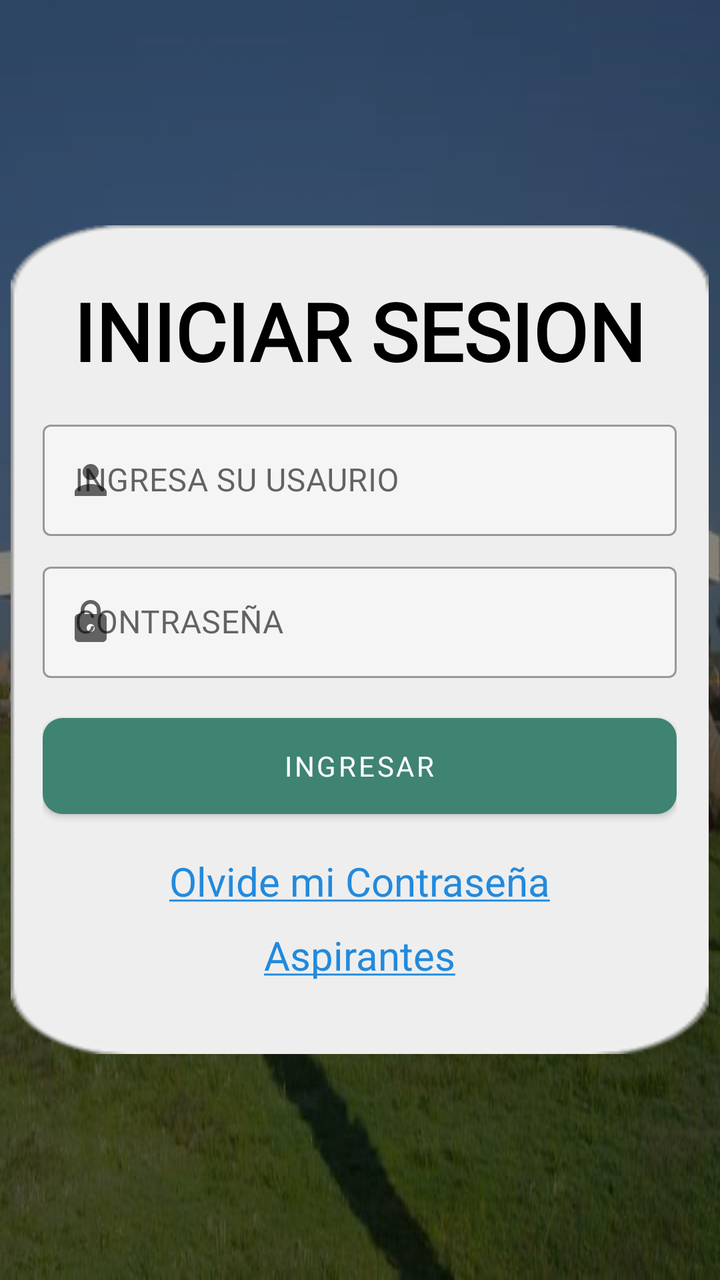
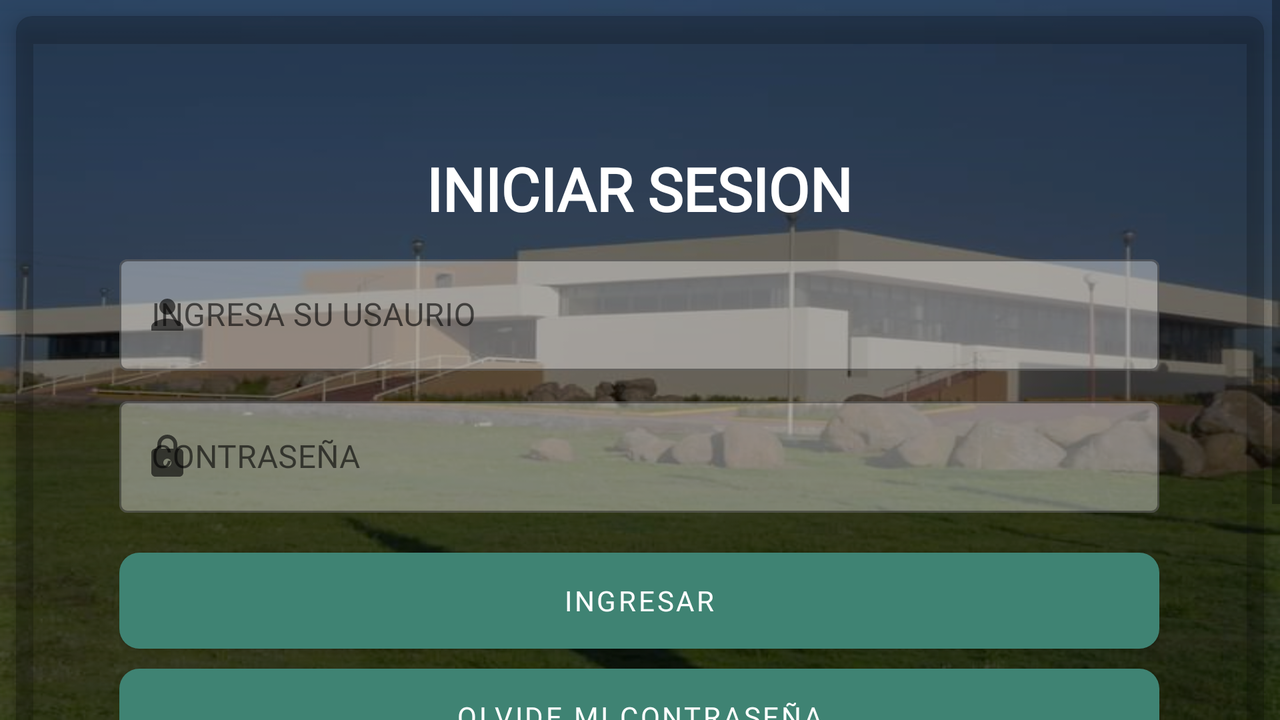

An Android layout and its configuration variant, each rendered on a device that would load it. The default file and the variant file are quoted in full after the pictures.
<!-- AndroidManifest.xml: application theme Theme.Aplicacion_Alumno -->
<!-- res/layout/activity_main.xml -->
<?xml version="1.0" encoding="utf-8"?>
<LinearLayout xmlns:android="http://schemas.android.com/apk/res/android"
    xmlns:app="http://schemas.android.com/apk/res-auto"
    xmlns:tools="http://schemas.android.com/tools"
    android:layout_width="match_parent"
    android:layout_height="match_parent"
    android:background="@drawable/hol"
    android:gravity="center"
    android:orientation="horizontal">

    <ScrollView
        android:layout_width="match_parent"
        android:layout_height="match_parent">

            <LinearLayout
                android:layout_width="wrap_content"
                android:layout_height="wrap_content"
                android:layout_gravity="center"
                android:background="@drawable/borde2"
                android:padding="16dp">

                <LinearLayout
                    android:layout_width="317dp"
                    android:layout_height="wrap_content"
                    android:layout_gravity="center_vertical"
                    android:orientation="vertical">

                    <TextView
                        android:id="@+id/TituloLogin"
                        android:layout_width="wrap_content"
                        android:layout_height="wrap_content"
                        android:layout_gravity="center"
                        android:layout_marginTop="10dp"
                        android:layout_marginBottom="15dp"
                        android:fontFamily="@font/monoregular"
                        android:gravity="center"
                        android:text="INICIAR SESION"
                        android:textColor="@color/black"
                        android:textSize="40sp"
                        android:textStyle="bold"/>

                    <com.google.android.material.textfield.TextInputLayout
                        style="@style/Widget.MaterialComponents.TextInputLayout.OutlinedBox"
                        android:layout_width="match_parent"
                        android:layout_height="match_parent"
                        app:startIconDrawable="@drawable/ic_baseline_person_24">

                        <com.google.android.material.textfield.TextInputEditText
                            android:layout_width="match_parent"
                            android:layout_height="wrap_content"
                            android:layout_marginTop="10dp"
                            android:layout_marginBottom="10dp"
                            android:backgroundTint="@color/material_on_primary_disabled"
                            android:backgroundTintMode="add"
                            android:fontFamily="@font/montserratalternates_bold"
                            android:hint="INGRESA SU USAURIO"
                            android:textColor="@color/black" />
                    </com.google.android.material.textfield.TextInputLayout>


                    <com.google.android.material.textfield.TextInputLayout
                        style="@style/Widget.MaterialComponents.TextInputLayout.OutlinedBox"
                        android:layout_width="match_parent"
                        android:layout_height="match_parent"
                        app:startIconDrawable="@drawable/ic_baseline_lock_24">

                        <com.google.android.material.textfield.TextInputEditText
                            android:layout_width="match_parent"
                            android:layout_height="wrap_content"
                            android:layout_marginTop="10dp"
                            android:layout_marginBottom="10dp"
                            android:backgroundTint="@color/material_on_primary_disabled"
                            android:backgroundTintMode="add"
                            android:fontFamily="@font/montserratalternates_bold"
                            android:hint="CONTRASEÑA"
                            android:inputType="textPassword"
                            android:textColor="@color/black"/>
                    </com.google.android.material.textfield.TextInputLayout>

                    <Button
                        android:layout_width="match_parent"
                        android:layout_height="wrap_content"
                        android:layout_marginTop="10dp"
                        android:layout_marginBottom="10dp"
                        android:background="@drawable/es"
                        android:id="@+id/Ingresar"
                        android:fontFamily="@font/montserratalternates_bold"
                        android:text="INGRESAR"
                        android:onClick="irMenu"
                        />

                    <TextView
                        android:id="@+id/txtcontra"
                        android:layout_width="wrap_content"
                        android:layout_height="wrap_content"
                        android:layout_gravity="center"
                        android:text="@string/textcontra"
                        android:layout_marginTop="10dp"
                        android:textAppearance="?android:attr/textAppearanceSmall"
                        android:textColor="@color/btn"
                        android:textSize="20dp" />

                    <TextView
                        android:id="@+id/txtasp"
                        android:layout_width="wrap_content"
                        android:layout_height="wrap_content"
                        android:layout_gravity="center"
                        android:layout_marginTop="10dp"
                        android:layout_marginBottom="20dp"
                        android:text="@string/textasp"
                        android:textAppearance="?android:attr/textAppearanceSmall"
                        android:textColor="@color/btn"
                        android:textSize="20dp"
                        android:onClick="Layout2"/>


                </LinearLayout>
            </LinearLayout>


    </ScrollView>
</LinearLayout>
<!-- resources referenced by this layout -->
<resources>
  <color name="black">#FF000000</color>
  <color name="btn">#228ADD</color>
  <!-- drawable borde2: png bitmap (drawable, 3301 bytes) -->
  <!-- drawable es (drawable) -->
  <?xml version="1.0" encoding="utf-8"?>
  <selector xmlns:android="http://schemas.android.com/apk/res/android">
      <item>
          <shape android:shape="rectangle">
              <corners android:radius="10dp"/>
              <solid android:color="@color/btn"></solid>
          </shape>
      </item>
  </selector>
  <!-- drawable hol: png bitmap (drawable-v24, 515687 bytes) -->
  <!-- drawable ic_baseline_lock_24 (drawable) -->
  <vector android:height="24dp" android:tint="#C14444"
      android:viewportHeight="24" android:viewportWidth="24"
      android:width="24dp" xmlns:android="http://schemas.android.com/apk/res/android">
      <path android:fillColor="@android:color/white" android:pathData="M18,8h-1L17,6c0,-2.76 -2.24,-5 -5,-5S7,3.24 7,6v2L6,8c-1.1,0 -2,0.9 -2,2v10c0,1.1 0.9,2 2,2h12c1.1,0 2,-0.9 2,-2L20,10c0,-1.1 -0.9,-2 -2,-2zM12,17c-1.1,0 -2,-0.9 -2,-2s0.9,-2 2,-2 2,0.9 2,2 -0.9,2 -2,2zM15.1,8L8.9,8L8.9,6c0,-1.71 1.39,-3.1 3.1,-3.1 1.71,0 3.1,1.39 3.1,3.1v2z"/>
  </vector>
  <!-- drawable ic_baseline_person_24 (drawable) -->
  <vector android:height="24dp" android:tint="#C14444"
      android:viewportHeight="24" android:viewportWidth="24"
      android:width="24dp" xmlns:android="http://schemas.android.com/apk/res/android">
      <path android:fillColor="@android:color/white" android:pathData="M12,12c2.21,0 4,-1.79 4,-4s-1.79,-4 -4,-4 -4,1.79 -4,4 1.79,4 4,4zM12,14c-2.67,0 -8,1.34 -8,4v2h16v-2c0,-2.66 -5.33,-4 -8,-4z"/>
  </vector>
  <string name="textasp"><u>Aspirantes</u></string>
  <string name="textcontra"><u>Olvide mi Contraseña</u></string>
  <style name="Theme.Aplicacion_Alumno" parent="Theme.MaterialComponents.DayNight.NoActionBar">
          
          <item name="colorPrimary">@color/purple_500</item>
          <item name="colorPrimaryVariant">@color/purple_700</item>
          <item name="colorOnPrimary">@color/white</item>
          
          <item name="colorSecondary">@color/teal_200</item>
          <item name="colorSecondaryVariant">@color/teal_700</item>
          <item name="colorOnSecondary">@color/black</item>
          
          <item name="android:statusBarColor" tools:targetApi="l">?attr/colorPrimaryVariant</item>
          
      </style>
  <color name="purple_500">#3F8373</color>
  <color name="purple_700">#343E80</color>
  <color name="white">#FFFFFFFF</color>
  <color name="teal_200">#FF03DAC5</color>
  <color name="teal_700">#FF018786</color>
</resources>
<!-- res/layout-land/activity_main.xml (the repository's variant of the layout above) -->
<!-- drawn on the phone turned sideways -->
<?xml version="1.0" encoding="utf-8"?>
<LinearLayout xmlns:android="http://schemas.android.com/apk/res/android"
    xmlns:app="http://schemas.android.com/apk/res-auto"
    xmlns:tools="http://schemas.android.com/tools"
    android:layout_width="match_parent"
    android:layout_height="match_parent"
    android:background="@drawable/hol"
    android:orientation="horizontal">

    <ScrollView
        android:layout_width="match_parent"
        android:layout_height="match_parent">

        <androidx.cardview.widget.CardView
            android:layout_width="match_parent"
            android:layout_height="wrap_content"
            android:layout_margin="8dp"
            app:cardBackgroundColor="@color/cardview_shadow_start_color"
            app:cardCornerRadius="8dp"
            app:cardElevation="8dp">

            <LinearLayout
                android:layout_width="591dp"
                android:layout_height="wrap_content"
                android:layout_gravity="center"
                android:gravity="center"
                android:orientation="horizontal"
                android:padding="16dp">

                <LinearLayout
                    android:layout_width="520dp"
                    android:layout_height="wrap_content"
                    android:layout_gravity="center_vertical"
                    android:orientation="vertical">

                    <TextView
                        android:id="@+id/TituloLogin"
                        android:layout_width="wrap_content"
                        android:layout_height="wrap_content"
                        android:layout_gravity="center"
                        android:layout_marginTop="50dp"
                        android:layout_marginBottom="10dp"
                        android:fontFamily="@font/montserratalternates_bold"
                        android:gravity="center"
                        android:text="INICIAR SESION"
                        android:textColor="@color/white"
                        android:textSize="30sp"
                        android:textStyle="bold" />

                    <com.google.android.material.textfield.TextInputLayout
                        style="@style/Widget.MaterialComponents.TextInputLayout.OutlinedBox"
                        android:layout_width="match_parent"
                        android:layout_height="match_parent"
                        app:startIconDrawable="@drawable/ic_baseline_person_24">

                        <com.google.android.material.textfield.TextInputEditText
                            android:layout_width="match_parent"
                            android:layout_height="wrap_content"
                            android:layout_marginTop="10dp"
                            android:layout_marginBottom="10dp"
                            android:backgroundTint="@color/material_on_primary_disabled"
                            android:backgroundTintMode="add"
                            android:fontFamily="@font/montserratalternates_bold"
                            android:hint="INGRESA SU USAURIO"
                            android:textColor="@color/black" />
                    </com.google.android.material.textfield.TextInputLayout>


                    <com.google.android.material.textfield.TextInputLayout
                        style="@style/Widget.MaterialComponents.TextInputLayout.OutlinedBox"
                        android:layout_width="match_parent"
                        android:layout_height="match_parent"
                        app:startIconDrawable="@drawable/ic_baseline_lock_24">

                        <com.google.android.material.textfield.TextInputEditText
                            android:layout_width="match_parent"
                            android:layout_height="wrap_content"
                            android:layout_marginTop="10dp"
                            android:layout_marginBottom="10dp"
                            android:backgroundTint="@color/material_on_primary_disabled"
                            android:backgroundTintMode="add"
                            android:fontFamily="@font/montserratalternates_bold"
                            android:hint="CONTRASEÑA"
                            android:inputType="textPassword"
                            android:textColor="@color/black" />
                    </com.google.android.material.textfield.TextInputLayout>

                    <Button
                        android:layout_width="match_parent"
                        android:layout_height="wrap_content"
                        android:layout_marginTop="10dp"
                        android:layout_marginBottom="10dp"
                        android:background="@drawable/es"
                        android:fontFamily="@font/montserratalternates_bold"
                        android:text="INGRESAR" />

                    <Button
                        android:layout_width="match_parent"
                        android:layout_height="wrap_content"
                        android:background="@drawable/es"
                        android:fontFamily="@font/montserratalternates_bold"
                        android:text="OLVIDE MI CONTRASEÑA" />

                    <Button
                        android:layout_width="match_parent"
                        android:layout_height="wrap_content"
                        android:layout_marginTop="10dp"
                        android:background="@drawable/es"
                        android:fontFamily="@font/montserratalternates_bold"
                        android:text="REGISTRARSE" />

                    <Button
                        android:layout_width="match_parent"
                        android:layout_height="wrap_content"
                        android:layout_marginTop="10dp"
                        android:background="@drawable/es"
                        android:fontFamily="@font/montserratalternates_bold"
                        android:text="ASPIRANTES" />


                </LinearLayout>
            </LinearLayout>
        </androidx.cardview.widget.CardView>


    </ScrollView>
</LinearLayout>
<!-- resources referenced by the variant -->
<!-- as the phone turned sideways resolves them -->
<resources>
  <color name="black">#FF000000</color>
  <color name="white">#FFFFFFFF</color>
  <!-- drawable es (drawable) -->
  <?xml version="1.0" encoding="utf-8"?>
  <selector xmlns:android="http://schemas.android.com/apk/res/android">
      <item>
          <shape android:shape="rectangle">
              <corners android:radius="10dp"/>
              <solid android:color="@color/btn"></solid>
          </shape>
      </item>
  </selector>
  <!-- drawable hol: png bitmap (drawable-v24, 515687 bytes) -->
  <!-- drawable ic_baseline_lock_24 (drawable) -->
  <vector android:height="24dp" android:tint="#C14444"
      android:viewportHeight="24" android:viewportWidth="24"
      android:width="24dp" xmlns:android="http://schemas.android.com/apk/res/android">
      <path android:fillColor="@android:color/white" android:pathData="M18,8h-1L17,6c0,-2.76 -2.24,-5 -5,-5S7,3.24 7,6v2L6,8c-1.1,0 -2,0.9 -2,2v10c0,1.1 0.9,2 2,2h12c1.1,0 2,-0.9 2,-2L20,10c0,-1.1 -0.9,-2 -2,-2zM12,17c-1.1,0 -2,-0.9 -2,-2s0.9,-2 2,-2 2,0.9 2,2 -0.9,2 -2,2zM15.1,8L8.9,8L8.9,6c0,-1.71 1.39,-3.1 3.1,-3.1 1.71,0 3.1,1.39 3.1,3.1v2z"/>
  </vector>
  <!-- drawable ic_baseline_person_24 (drawable) -->
  <vector android:height="24dp" android:tint="#C14444"
      android:viewportHeight="24" android:viewportWidth="24"
      android:width="24dp" xmlns:android="http://schemas.android.com/apk/res/android">
      <path android:fillColor="@android:color/white" android:pathData="M12,12c2.21,0 4,-1.79 4,-4s-1.79,-4 -4,-4 -4,1.79 -4,4 1.79,4 4,4zM12,14c-2.67,0 -8,1.34 -8,4v2h16v-2c0,-2.66 -5.33,-4 -8,-4z"/>
  </vector>
  <style name="Theme.Aplicacion_Alumno" parent="Theme.MaterialComponents.DayNight.NoActionBar">
          
          <item name="colorPrimary">@color/purple_500</item>
          <item name="colorPrimaryVariant">@color/purple_700</item>
          <item name="colorOnPrimary">@color/white</item>
          
          <item name="colorSecondary">@color/teal_200</item>
          <item name="colorSecondaryVariant">@color/teal_700</item>
          <item name="colorOnSecondary">@color/black</item>
          
          <item name="android:statusBarColor" tools:targetApi="l">?attr/colorPrimaryVariant</item>
          
      </style>
  <color name="btn">#228ADD</color>
  <color name="purple_500">#3F8373</color>
  <color name="purple_700">#343E80</color>
  <color name="teal_200">#FF03DAC5</color>
  <color name="teal_700">#FF018786</color>
</resources>
